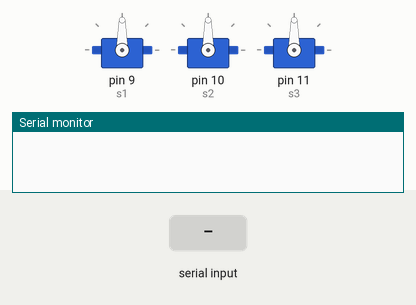
Recording of a sketch running on a simulated Arduino Uno, built with avr-gcc and run on an emulated ATmega328P. On the bench: 3 × servo, the last lines printed to the serial monitor. The test bench sets the inputs (shaded band).

Above: at 1.2 s.
1.3 s: byte 1 (1) received over Serial
At 2.5 s:
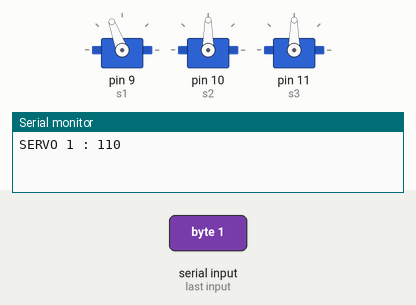
3.0 s: byte 3 (3) received over Serial
At 3.6 s:
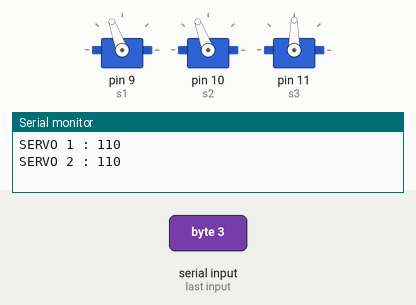
4.5 s: byte 2 (2) received over Serial
At 5.0 s:
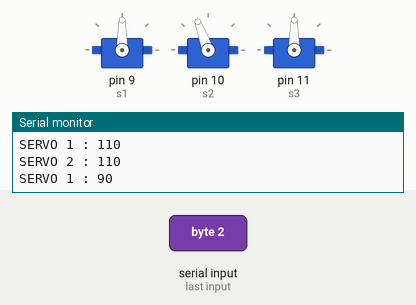
6.2 s: byte 5 (5) received over Serial
At 7.3 s:
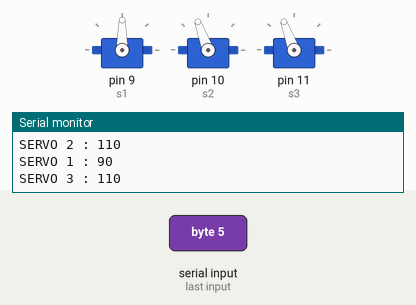
7.7 s: byte 4 (4) received over Serial
At 8.4 s:
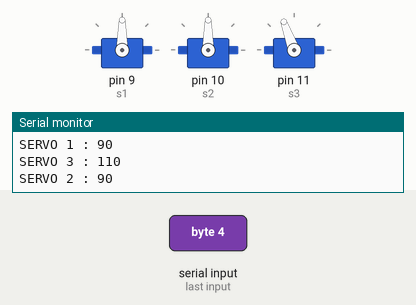
9.2 s: byte 2 (2) received over Serial
At 9.7 s:
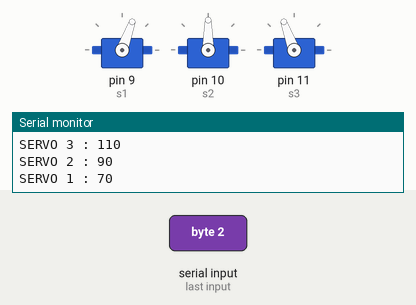
Timing chart, 0 to 11.9 s (numbered marks = the images above; inputs shaded):
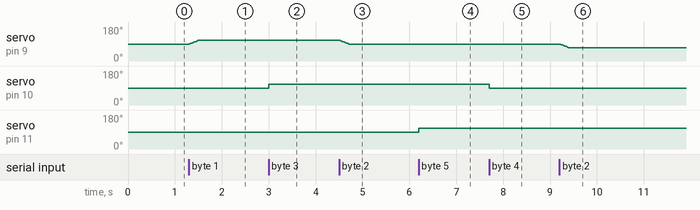

The sketch:

servo.ino
```cpp
 #include <SoftwareSerial.h>
 #include <Servo.h>
 Servo s1;
 Servo s2;
 Servo s3;


 void setup()
 {
  s1.attach(9);
  s2.attach(10);
  s3.attach(11);

  Serial.begin(9600);

  }
int p=90,q=90,r=90;
  void loop()
  {
    while(Serial.available()> 0 )
    {
      int value = Serial.read();

      if(value==1)
      {

        p=p+20;
        Serial.print("SERVO 1 : ");
          Serial.println(p);
        for(int pos=p-20;pos<=p;pos++)
        {
          s1.write(pos);

          delay(10);
        }
      }

      if(value==2)
      {

         p=p-20;
          Serial.print("SERVO 1 : ");
         Serial.println(p);
         for(int pos=p+20;pos>=p;pos--)
         {
        s1.write(pos);

         delay(10);
       }
      }
       if(value==3)
      {
        q=q+20;
        Serial.print("SERVO 2 : ");
          Serial.println(q);
        for(int pos=q-20;pos<=q;pos++)
        {
        s2.write(q);

          delay(10);
        }
      }

      if(value==4)
      {
         q=q-20;
          Serial.print("SERVO 2 : ");
          Serial.println(q);
         for(int pos=q+20;pos>=q;pos--)
         {
        s2.write(q);

          delay(10);
       }}

       if(value==5)
      {
        r=r+20;
          Serial.print("SERVO 3 : ");
          Serial.println(r);
        for(int pos=r-20;pos<=r;pos++)
        {
        s3.write(r);

          delay(10);
        }
      }

      if(value==6)
      {
         r=r-20;
          Serial.print("SERVO 3 : ");
          Serial.println(r);
         for(int pos=r+20;pos>=r;pos--)
         {
            s3.write(r);

          delay(10);
       }}


     }
 }
```

Measured:
- after the input at 1.3 s, servo on pin 9 (s1): moves from 90° to 110° over 0.19 s, starting at once
- after the input at 3.0 s, servo on pin 10 (s2): 90° → 110° at once
- after the input at 4.5 s, servo on pin 9 (s1): moves from 110° to 90° over 0.19 s, starting at once
- after the input at 6.2 s, servo on pin 11 (s3): 90° → 110° at once
- after the input at 7.7 s, servo on pin 10 (s2): 110° → 90° at once
- after the input at 9.2 s, servo on pin 9 (s1): moves from 90° to 70° over 0.19 s, starting at once
